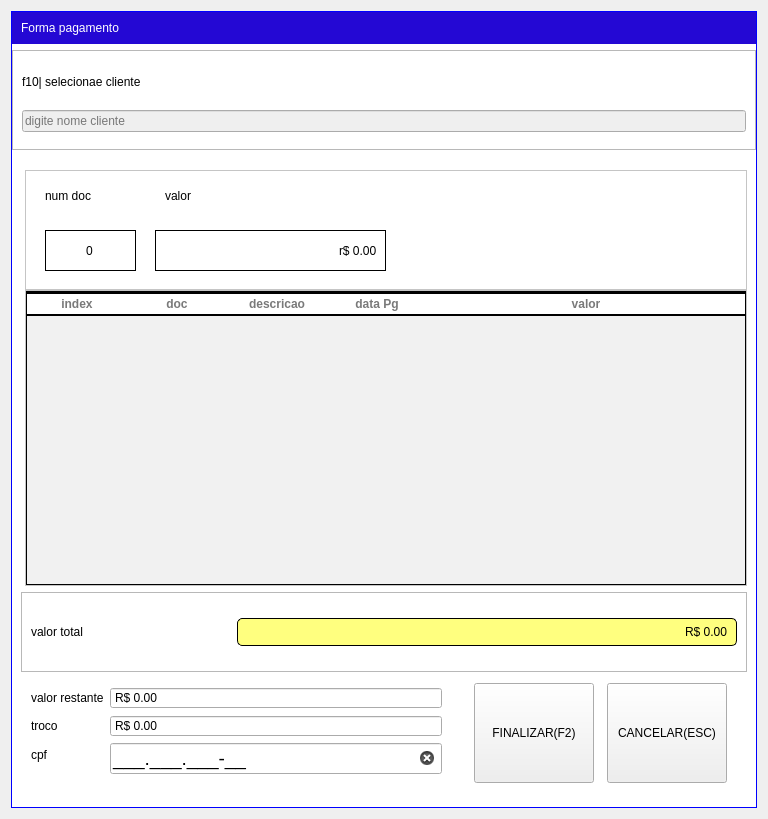
<?xml version="1.0" encoding="UTF-8"?>
<ui version="4.0">
 <class>FormPagamentoControleioInterno</class>
 <widget class="QWidget" name="FormPagamentoControleioInterno">
  <property name="geometry">
   <rect>
    <x>0</x>
    <y>0</y>
    <width>768</width>
    <height>819</height>
   </rect>
  </property>
  <property name="windowTitle">
   <string>Forma pagamento</string>
  </property>
  <property name="styleSheet">
   <string notr="true">text-transform: uppercase;</string>
  </property>
  <layout class="QVBoxLayout" name="verticalLayout">
   <item>
    <widget class="QWidget" name="widget_5" native="true">
     <property name="styleSheet">
      <string notr="true">QWidget#widget_5{
border:1px solid blue;
	background-color: rgb(255, 255, 255);
}</string>
     </property>
     <layout class="QVBoxLayout" name="verticalLayout_2">
      <property name="leftMargin">
       <number>1</number>
      </property>
      <property name="topMargin">
       <number>1</number>
      </property>
      <property name="rightMargin">
       <number>1</number>
      </property>
      <property name="bottomMargin">
       <number>1</number>
      </property>
      <item>
       <widget class="QFrame" name="frame_4">
        <property name="font">
         <font>
          <pointsize>24</pointsize>
         </font>
        </property>
        <property name="styleSheet">
         <string notr="true">QFrame#frame_4{
color:red;
border: none;
background-color:#2408D4;}

QLabel{color: white;
background-color:transparent;
font: 75 15pt &quot;MS Shell Dlg 2&quot;;

}
</string>
        </property>
        <property name="frameShape">
         <enum>QFrame::StyledPanel</enum>
        </property>
        <property name="frameShadow">
         <enum>QFrame::Raised</enum>
        </property>
        <layout class="QHBoxLayout" name="horizontalLayout_3">
         <item>
          <widget class="QLabel" name="label">
           <property name="styleSheet">
            <string notr="true"/>
           </property>
           <property name="text">
            <string>Forma pagamento</string>
           </property>
          </widget>
         </item>
        </layout>
       </widget>
      </item>
      <item>
       <widget class="QFrame" name="frame">
        <property name="minimumSize">
         <size>
          <width>20</width>
          <height>100</height>
         </size>
        </property>
        <property name="frameShape">
         <enum>QFrame::StyledPanel</enum>
        </property>
        <property name="frameShadow">
         <enum>QFrame::Raised</enum>
        </property>
        <layout class="QVBoxLayout" name="verticalLayout_4">
         <item>
          <widget class="QPushButton" name="bt_Buscarcliente">
           <property name="minimumSize">
            <size>
             <width>0</width>
             <height>30</height>
            </size>
           </property>
           <property name="focusPolicy">
            <enum>Qt::NoFocus</enum>
           </property>
           <property name="styleSheet">
            <string notr="true">font: 900 14pt &quot;Arial Black&quot;;
border:none;
text-align: left;</string>
           </property>
           <property name="text">
            <string>f10| selecionae cliente</string>
           </property>
           <property name="shortcut">
            <string>F10</string>
           </property>
          </widget>
         </item>
         <item>
          <widget class="QLineEdit" name="tx_cliente">
           <property name="enabled">
            <bool>false</bool>
           </property>
           <property name="focusPolicy">
            <enum>Qt::ClickFocus</enum>
           </property>
           <property name="styleSheet">
            <string notr="true">font: 16pt &quot;Segoe UI&quot;;</string>
           </property>
           <property name="maxLength">
            <number>60</number>
           </property>
           <property name="dragEnabled">
            <bool>false</bool>
           </property>
           <property name="readOnly">
            <bool>false</bool>
           </property>
           <property name="placeholderText">
            <string>digite nome cliente</string>
           </property>
           <property name="clearButtonEnabled">
            <bool>true</bool>
           </property>
          </widget>
         </item>
        </layout>
       </widget>
      </item>
      <item>
       <widget class="QStackedWidget" name="stackedWidget_2">
        <property name="currentIndex">
         <number>0</number>
        </property>
        <widget class="QWidget" name="avista_2">
         <layout class="QVBoxLayout" name="verticalLayout_3">
          <item>
           <widget class="QWidget" name="widget_3" native="true">
            <property name="contextMenuPolicy">
             <enum>Qt::ActionsContextMenu</enum>
            </property>
            <property name="styleSheet">
             <string notr="true">background-color: rgb(255, 255, 255);</string>
            </property>
            <layout class="QVBoxLayout" name="verticalLayout_18">
             <property name="spacing">
              <number>0</number>
             </property>
             <property name="leftMargin">
              <number>4</number>
             </property>
             <property name="topMargin">
              <number>5</number>
             </property>
             <property name="rightMargin">
              <number>0</number>
             </property>
             <property name="bottomMargin">
              <number>0</number>
             </property>
             <item>
              <widget class="QFrame" name="frame_3">
               <property name="minimumSize">
                <size>
                 <width>0</width>
                 <height>120</height>
                </size>
               </property>
               <property name="frameShape">
                <enum>QFrame::StyledPanel</enum>
               </property>
               <property name="frameShadow">
                <enum>QFrame::Raised</enum>
               </property>
               <widget class="QDoubleSpinBox" name="db_valoindex">
                <property name="geometry">
                 <rect>
                  <x>130</x>
                  <y>60</y>
                  <width>231</width>
                  <height>41</height>
                 </rect>
                </property>
                <property name="focusPolicy">
                 <enum>Qt::TabFocus</enum>
                </property>
                <property name="styleSheet">
                 <string notr="true">QDoubleSpinBox {background-color: white;
                                border: 1px solid black;
	font: 20pt &quot;Segoe UI&quot;;
                            padding: 5px;}
                            QDoubleSpinBox:focus{background-color: rgb(255, 255, 0);}</string>
                </property>
                <property name="alignment">
                 <set>Qt::AlignRight|Qt::AlignTrailing|Qt::AlignVCenter</set>
                </property>
                <property name="buttonSymbols">
                 <enum>QAbstractSpinBox::NoButtons</enum>
                </property>
                <property name="correctionMode">
                 <enum>QAbstractSpinBox::CorrectToNearestValue</enum>
                </property>
                <property name="showGroupSeparator" stdset="0">
                 <bool>true</bool>
                </property>
                <property name="prefix">
                 <string>r$ </string>
                </property>
                <property name="maximum">
                 <double>999999999.000000000000000</double>
                </property>
               </widget>
               <widget class="QLabel" name="label_6">
                <property name="geometry">
                 <rect>
                  <x>20</x>
                  <y>10</y>
                  <width>101</width>
                  <height>31</height>
                 </rect>
                </property>
                <property name="text">
                 <string>num doc</string>
                </property>
               </widget>
               <widget class="QDoubleSpinBox" name="db_inde">
                <property name="geometry">
                 <rect>
                  <x>20</x>
                  <y>60</y>
                  <width>91</width>
                  <height>41</height>
                 </rect>
                </property>
                <property name="focusPolicy">
                 <enum>Qt::TabFocus</enum>
                </property>
                <property name="styleSheet">
                 <string notr="true">QDoubleSpinBox {background-color: white;
                                border: 1px solid black;
	font: 20pt &quot;Segoe UI&quot;;
                            padding: 5px;}
                            QDoubleSpinBox:focus{background-color: rgb(255, 255, 0);}</string>
                </property>
                <property name="alignment">
                 <set>Qt::AlignCenter</set>
                </property>
                <property name="buttonSymbols">
                 <enum>QAbstractSpinBox::NoButtons</enum>
                </property>
                <property name="keyboardTracking">
                 <bool>false</bool>
                </property>
                <property name="decimals">
                 <number>0</number>
                </property>
                <property name="maximum">
                 <double>20.000000000000000</double>
                </property>
               </widget>
               <widget class="QLabel" name="label_9">
                <property name="geometry">
                 <rect>
                  <x>140</x>
                  <y>10</y>
                  <width>101</width>
                  <height>31</height>
                 </rect>
                </property>
                <property name="text">
                 <string>valor</string>
                </property>
               </widget>
              </widget>
             </item>
             <item>
              <widget class="QFrame" name="frame_13">
               <property name="frameShape">
                <enum>QFrame::StyledPanel</enum>
               </property>
               <property name="frameShadow">
                <enum>QFrame::Raised</enum>
               </property>
               <layout class="QVBoxLayout" name="verticalLayout_19">
                <property name="leftMargin">
                 <number>0</number>
                </property>
                <property name="topMargin">
                 <number>0</number>
                </property>
                <property name="rightMargin">
                 <number>0</number>
                </property>
                <property name="bottomMargin">
                 <number>0</number>
                </property>
                <item>
                 <widget class="QTableWidget" name="tab_PAgamento_2">
                  <property name="focusPolicy">
                   <enum>Qt::ClickFocus</enum>
                  </property>
                  <property name="styleSheet">
                   <string notr="true">QTableView{
background: #F1F1F1;
color: black;

font-size: 22px;
border:1px solid blakc;
	selection-color: rgb(255, 255, 255);
	selection-background-color: rgb(85, 170, 255);
}
QHeaderView:section{
background: #FFF;

font-size: 12px;
font-family: &quot;Arial&quot;;
font-weight: bold;
color: #797979;
border:none;
border-bottom: 2px solid black;
border-top:2px solid black;
padding:1px 0px;
text-transform: uppercase
}



</string>
                  </property>
                  <property name="editTriggers">
                   <set>QAbstractItemView::NoEditTriggers</set>
                  </property>
                  <property name="tabKeyNavigation">
                   <bool>true</bool>
                  </property>
                  <property name="showDropIndicator" stdset="0">
                   <bool>true</bool>
                  </property>
                  <property name="dragDropOverwriteMode">
                   <bool>true</bool>
                  </property>
                  <property name="selectionBehavior">
                   <enum>QAbstractItemView::SelectRows</enum>
                  </property>
                  <attribute name="horizontalHeaderStretchLastSection">
                   <bool>true</bool>
                  </attribute>
                  <attribute name="verticalHeaderVisible">
                   <bool>false</bool>
                  </attribute>
                  <column>
                   <property name="text">
                    <string>index</string>
                   </property>
                  </column>
                  <column>
                   <property name="text">
                    <string>doc</string>
                   </property>
                  </column>
                  <column>
                   <property name="text">
                    <string>descricao</string>
                   </property>
                  </column>
                  <column>
                   <property name="text">
                    <string>data Pg</string>
                   </property>
                  </column>
                  <column>
                   <property name="text">
                    <string>valor</string>
                   </property>
                  </column>
                 </widget>
                </item>
               </layout>
              </widget>
             </item>
            </layout>
           </widget>
          </item>
          <item>
           <widget class="QFrame" name="frame_5">
            <property name="minimumSize">
             <size>
              <width>0</width>
              <height>80</height>
             </size>
            </property>
            <property name="frameShape">
             <enum>QFrame::StyledPanel</enum>
            </property>
            <property name="frameShadow">
             <enum>QFrame::Raised</enum>
            </property>
            <layout class="QHBoxLayout" name="horizontalLayout_2">
             <item>
              <widget class="QLabel" name="label_11">
               <property name="maximumSize">
                <size>
                 <width>200</width>
                 <height>16777215</height>
                </size>
               </property>
               <property name="styleSheet">
                <string notr="true">font: 900 18pt &quot;Arial Black&quot;;</string>
               </property>
               <property name="text">
                <string>valor total </string>
               </property>
              </widget>
             </item>
             <item>
              <widget class="QDoubleSpinBox" name="db_Valortotal">
               <property name="focusPolicy">
                <enum>Qt::NoFocus</enum>
               </property>
               <property name="styleSheet">
                <string notr="true">QDoubleSpinBox {
        
	background-color: rgb(255, 255, 127);
        border: 1px solid black;
        border-radius: 5px;
        padding: 5px;
	
	font: 22pt &quot;Segoe UI&quot;;
    }
</string>
               </property>
               <property name="alignment">
                <set>Qt::AlignRight|Qt::AlignTrailing|Qt::AlignVCenter</set>
               </property>
               <property name="buttonSymbols">
                <enum>QAbstractSpinBox::NoButtons</enum>
               </property>
               <property name="showGroupSeparator" stdset="0">
                <bool>true</bool>
               </property>
               <property name="prefix">
                <string>R$ </string>
               </property>
               <property name="decimals">
                <number>2</number>
               </property>
               <property name="maximum">
                <double>99999999999999.000000000000000</double>
               </property>
               <property name="value">
                <double>0.000000000000000</double>
               </property>
              </widget>
             </item>
            </layout>
           </widget>
          </item>
          <item>
           <widget class="QFrame" name="frame_15">
            <property name="minimumSize">
             <size>
              <width>0</width>
              <height>120</height>
             </size>
            </property>
            <property name="maximumSize">
             <size>
              <width>16777215</width>
              <height>16777215</height>
             </size>
            </property>
            <property name="styleSheet">
             <string notr="true">
QFrame{
border:none
}
QDoubleSpinBox{
	font: 14pt &quot;Segoe UI&quot;;
}
QLabel{
	font: 14pt &quot;Segoe UI&quot;;
}</string>
            </property>
            <property name="frameShape">
             <enum>QFrame::StyledPanel</enum>
            </property>
            <property name="frameShadow">
             <enum>QFrame::Raised</enum>
            </property>
            <widget class="QFrame" name="frame_2">
             <property name="geometry">
              <rect>
               <x>440</x>
               <y>0</y>
               <width>281</width>
               <height>111</height>
              </rect>
             </property>
             <property name="frameShape">
              <enum>QFrame::StyledPanel</enum>
             </property>
             <property name="frameShadow">
              <enum>QFrame::Raised</enum>
             </property>
             <layout class="QHBoxLayout" name="horizontalLayout">
              <property name="spacing">
               <number>1</number>
              </property>
              <property name="leftMargin">
               <number>1</number>
              </property>
              <property name="topMargin">
               <number>1</number>
              </property>
              <property name="rightMargin">
               <number>1</number>
              </property>
              <property name="bottomMargin">
               <number>1</number>
              </property>
              <item>
               <widget class="QToolButton" name="bt_finalizaVenda">
                <property name="minimumSize">
                 <size>
                  <width>120</width>
                  <height>100</height>
                 </size>
                </property>
                <property name="focusPolicy">
                 <enum>Qt::ClickFocus</enum>
                </property>
                <property name="text">
                 <string>FINALIZAR(F2)</string>
                </property>
                <property name="icon">
                 <iconset resource="../assets/file.qrc">
                  <normaloff>:/novo/telainicial/finalizado.png</normaloff>:/novo/telainicial/finalizado.png</iconset>
                </property>
                <property name="iconSize">
                 <size>
                  <width>40</width>
                  <height>40</height>
                 </size>
                </property>
                <property name="shortcut">
                 <string>F2</string>
                </property>
                <property name="toolButtonStyle">
                 <enum>Qt::ToolButtonTextUnderIcon</enum>
                </property>
               </widget>
              </item>
              <item>
               <widget class="QToolButton" name="toolButton">
                <property name="minimumSize">
                 <size>
                  <width>120</width>
                  <height>100</height>
                 </size>
                </property>
                <property name="focusPolicy">
                 <enum>Qt::ClickFocus</enum>
                </property>
                <property name="text">
                 <string>CANCELAR(ESC)</string>
                </property>
                <property name="icon">
                 <iconset resource="../assets/file.qrc">
                  <normaloff>:/novo/telainicial/cancelarvenda.png</normaloff>:/novo/telainicial/cancelarvenda.png</iconset>
                </property>
                <property name="iconSize">
                 <size>
                  <width>40</width>
                  <height>40</height>
                 </size>
                </property>
                <property name="shortcut">
                 <string>Esc</string>
                </property>
                <property name="toolButtonStyle">
                 <enum>Qt::ToolButtonTextUnderIcon</enum>
                </property>
               </widget>
              </item>
             </layout>
            </widget>
            <widget class="QWidget" name="formLayoutWidget">
             <property name="geometry">
              <rect>
               <x>10</x>
               <y>9</y>
               <width>411</width>
               <height>116</height>
              </rect>
             </property>
             <layout class="QFormLayout" name="formLayout">
              <item row="2" column="1">
               <widget class="QLineEdit" name="pamaneto">
                <property name="font">
                 <font>
                  <pointsize>14</pointsize>
                 </font>
                </property>
                <property name="focusPolicy">
                 <enum>Qt::ClickFocus</enum>
                </property>
                <property name="inputMask">
                 <string>999.999.999-99;_</string>
                </property>
                <property name="clearButtonEnabled">
                 <bool>true</bool>
                </property>
               </widget>
              </item>
              <item row="0" column="0">
               <widget class="QLabel" name="label_3">
                <property name="text">
                 <string>valor restante</string>
                </property>
               </widget>
              </item>
              <item row="1" column="0">
               <widget class="QLabel" name="label_4">
                <property name="text">
                 <string>troco</string>
                </property>
               </widget>
              </item>
              <item row="2" column="0">
               <widget class="QLabel" name="label_5">
                <property name="text">
                 <string>cpf</string>
                </property>
               </widget>
              </item>
              <item row="0" column="1">
               <widget class="QDoubleSpinBox" name="doubleSpinBox">
                <property name="focusPolicy">
                 <enum>Qt::NoFocus</enum>
                </property>
                <property name="buttonSymbols">
                 <enum>QAbstractSpinBox::NoButtons</enum>
                </property>
                <property name="showGroupSeparator" stdset="0">
                 <bool>true</bool>
                </property>
                <property name="prefix">
                 <string>R$ </string>
                </property>
                <property name="maximum">
                 <double>99999999.000000000000000</double>
                </property>
               </widget>
              </item>
              <item row="1" column="1">
               <widget class="QDoubleSpinBox" name="doubleSpinBox_2">
                <property name="focusPolicy">
                 <enum>Qt::NoFocus</enum>
                </property>
                <property name="styleSheet">
                 <string notr="true"/>
                </property>
                <property name="buttonSymbols">
                 <enum>QAbstractSpinBox::NoButtons</enum>
                </property>
                <property name="showGroupSeparator" stdset="0">
                 <bool>true</bool>
                </property>
                <property name="prefix">
                 <string>R$ </string>
                </property>
                <property name="maximum">
                 <double>99999999.000000000000000</double>
                </property>
               </widget>
              </item>
             </layout>
            </widget>
           </widget>
          </item>
         </layout>
        </widget>
        <widget class="QWidget" name="parcelado_2">
         <layout class="QVBoxLayout" name="verticalLayout_20">
          <property name="spacing">
           <number>0</number>
          </property>
          <property name="leftMargin">
           <number>0</number>
          </property>
          <property name="topMargin">
           <number>0</number>
          </property>
          <property name="rightMargin">
           <number>0</number>
          </property>
          <property name="bottomMargin">
           <number>0</number>
          </property>
          <item>
           <widget class="QWidget" name="widget_4" native="true">
            <property name="styleSheet">
             <string notr="true"/>
            </property>
            <layout class="QVBoxLayout" name="verticalLayout_21">
             <property name="spacing">
              <number>0</number>
             </property>
             <property name="leftMargin">
              <number>0</number>
             </property>
             <property name="topMargin">
              <number>0</number>
             </property>
             <property name="rightMargin">
              <number>0</number>
             </property>
             <property name="bottomMargin">
              <number>0</number>
             </property>
             <item>
              <widget class="QLabel" name="label_12">
               <property name="styleSheet">
                <string notr="true">font: 14pt &quot;MS Shell Dlg 2&quot;;
color: rgb(255, 255, 255);</string>
               </property>
               <property name="text">
                <string>venda aprazo</string>
               </property>
               <property name="alignment">
                <set>Qt::AlignCenter</set>
               </property>
              </widget>
             </item>
             <item>
              <widget class="QTableWidget" name="tab_parcelado_2">
               <property name="focusPolicy">
                <enum>Qt::ClickFocus</enum>
               </property>
               <property name="styleSheet">
                <string notr="true">QTableView{
background: #F1F1F1;
color: black;
font-weight: bold;
font-size: 12px;
border:1px solid blakc;
	
	selection-color: rgb(255, 0, 0);
	selection-background-color: rgb(85, 170, 255);
}
QHeaderView:section{
background: #FFF;

font-size: 12px;
font-family: &quot;Arial&quot;;
font-weight: bold;
color: #797979;
border:none;
border-bottom: 2px solid black;
border-top:2px solid black;
padding:1px 0px;
text-transform: uppercase
}



</string>
               </property>
               <attribute name="horizontalHeaderShowSortIndicator" stdset="0">
                <bool>false</bool>
               </attribute>
               <attribute name="horizontalHeaderStretchLastSection">
                <bool>true</bool>
               </attribute>
               <attribute name="verticalHeaderVisible">
                <bool>false</bool>
               </attribute>
               <attribute name="verticalHeaderHighlightSections">
                <bool>true</bool>
               </attribute>
               <row>
                <property name="text">
                 <string>New Row</string>
                </property>
               </row>
               <column>
                <property name="text">
                 <string>nota</string>
                </property>
               </column>
               <column>
                <property name="text">
                 <string>vencimento</string>
                </property>
               </column>
               <column>
                <property name="text">
                 <string>vl parcela</string>
                </property>
               </column>
               <column>
                <property name="text">
                 <string>tip Doc</string>
                </property>
               </column>
               <column>
                <property name="text">
                 <string>parcela</string>
                </property>
               </column>
              </widget>
             </item>
            </layout>
           </widget>
          </item>
         </layout>
        </widget>
       </widget>
      </item>
     </layout>
    </widget>
   </item>
  </layout>
 </widget>
 <tabstops>
  <tabstop>db_inde</tabstop>
  <tabstop>db_valoindex</tabstop>
  <tabstop>tab_PAgamento_2</tabstop>
  <tabstop>pamaneto</tabstop>
 </tabstops>
 <resources>
  <include location="../assets/file.qrc"/>
 </resources>
 <connections/>
</ui>
